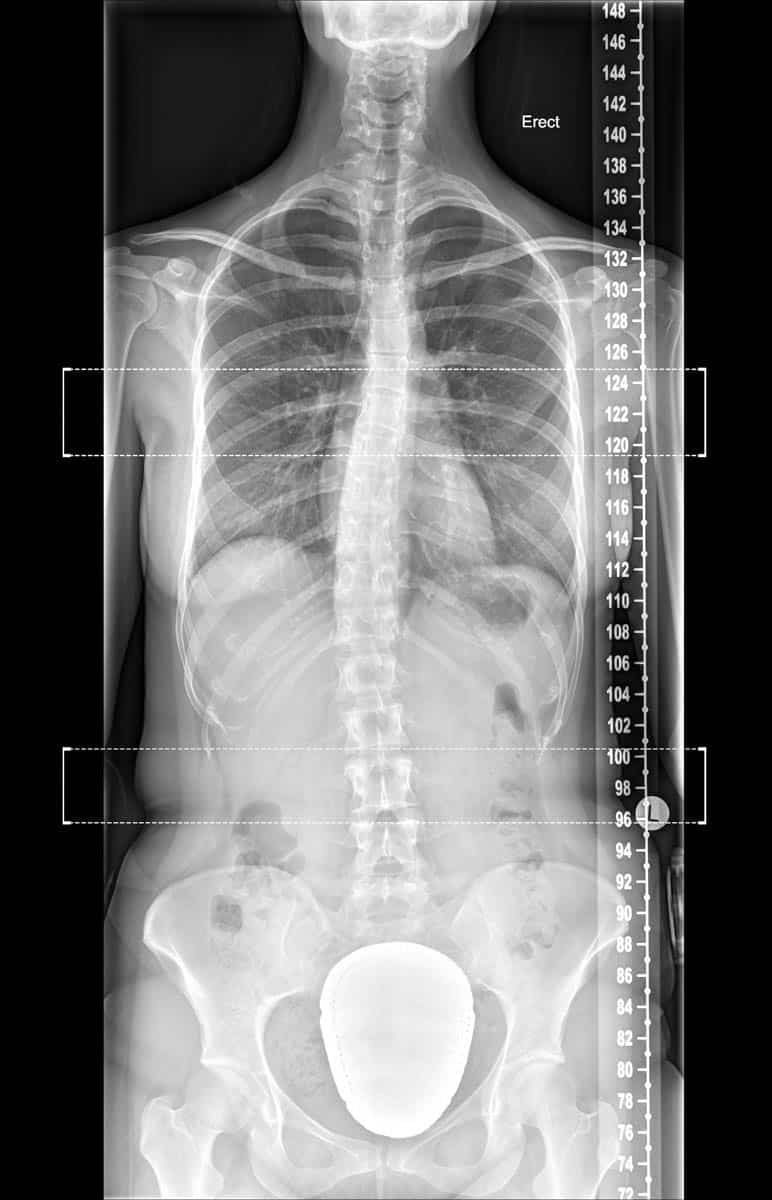
#> input picture Lab2/xray.jpg, 772 x 1200 px
$ python color_xray.py
#> lines starting #> are read from the running program, lines starting #| are printed output that depends on the picture
#> further down, grayscale_image is the input picture: shape (1200, 772); min 0, max 255, mean 116.1
import numpy as np
import cv2

def colorize_grayscale(grayscale_image):
    height, width = grayscale_image.shape
#> height = 1200; width = 772
    color_image = np.zeros((height, width, 3), dtype=np.uint8)

    for i in range(height):
        for j in range(width):
            intensity = grayscale_image[i, j]

            if intensity < 85:
                color_image[i, j] = [intensity, 0, 255 - intensity]
            elif intensity < 170:
                color_image[i, j] = [255 - intensity, intensity, 0]
            else:
                color_image[i, j] = [255, 255 - intensity, 0]
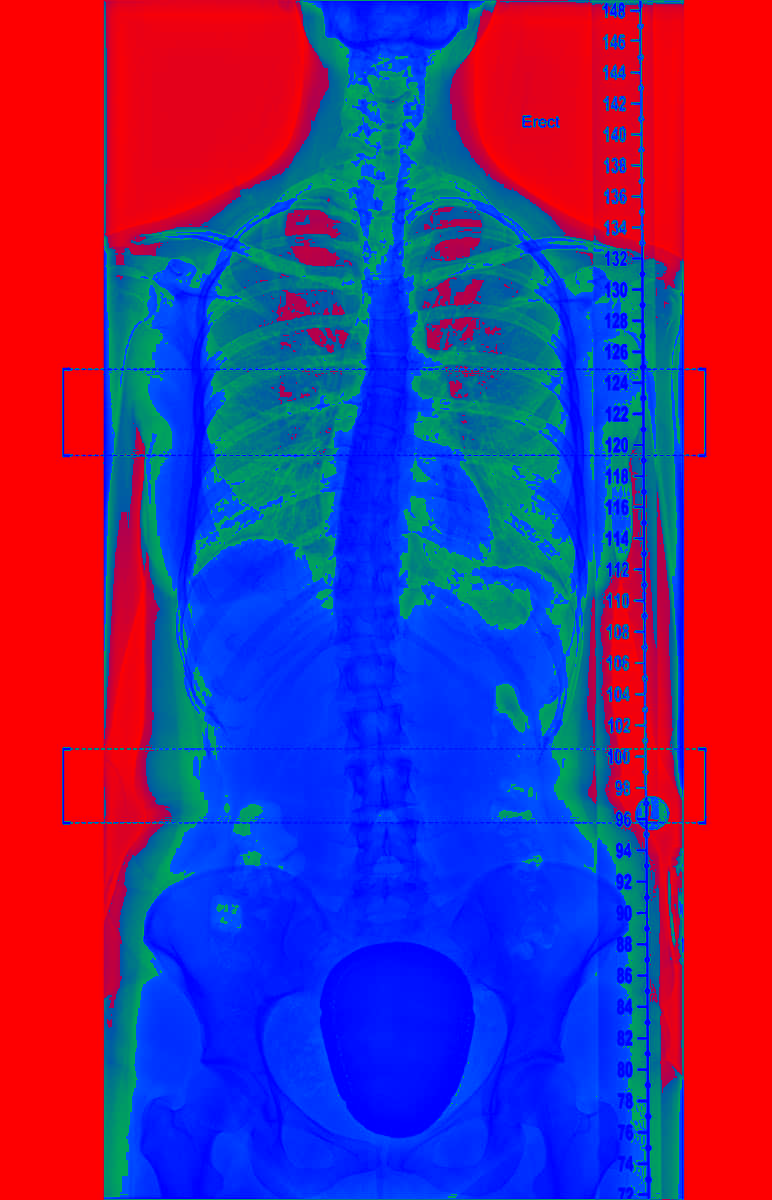
#> color_image: shape (1200, 772, 3); mean of channels 0, 1, 2 132.8, 45.3, 94.8; drawn as B, G, R

    return color_image

grayscale_image = cv2.imread('xray.jpg', cv2.IMREAD_GRAYSCALE)

colorized_image = colorize_grayscale(grayscale_image)

#cv2.imshow('Colorized Image', colorized_image)
cv2.imwrite('xray_colorized.jpg', colorized_image)
cv2.waitKey(0)
cv2.destroyAllWindows()

$ run again, with Lab2/pencils.jpeg copied over Lab2/xray.jpg
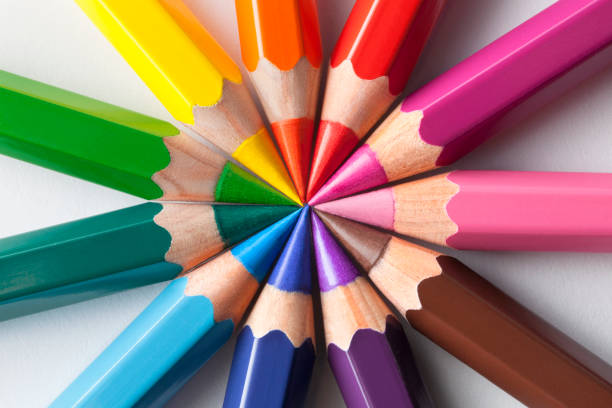
#> input picture Lab2/pencils.jpeg, 612 x 408 px
#> `grayscale_image = cv2.imread('xray.jpg', cv2.IMREAD_GRAYSCALE)`:
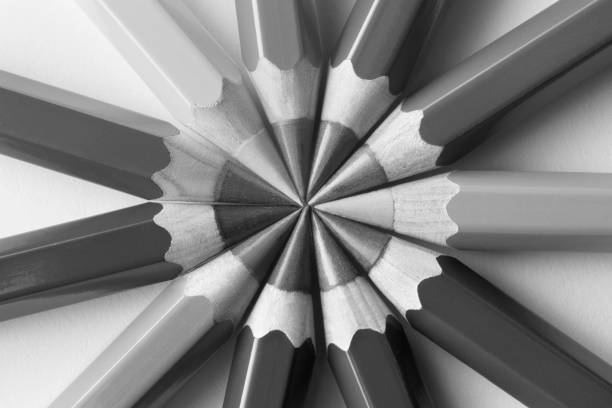
#> grayscale_image: shape (408, 612); min 4, max 255, mean 132.1
#> after the loop in colorize_grayscale, `for i in range(height):`:
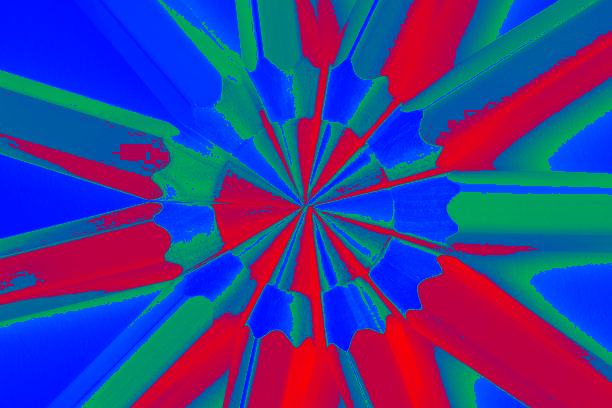
#> color_image: shape (408, 612, 3); mean of channels 0, 1, 2 148.4, 60.5, 60.4; drawn as B, G, R
